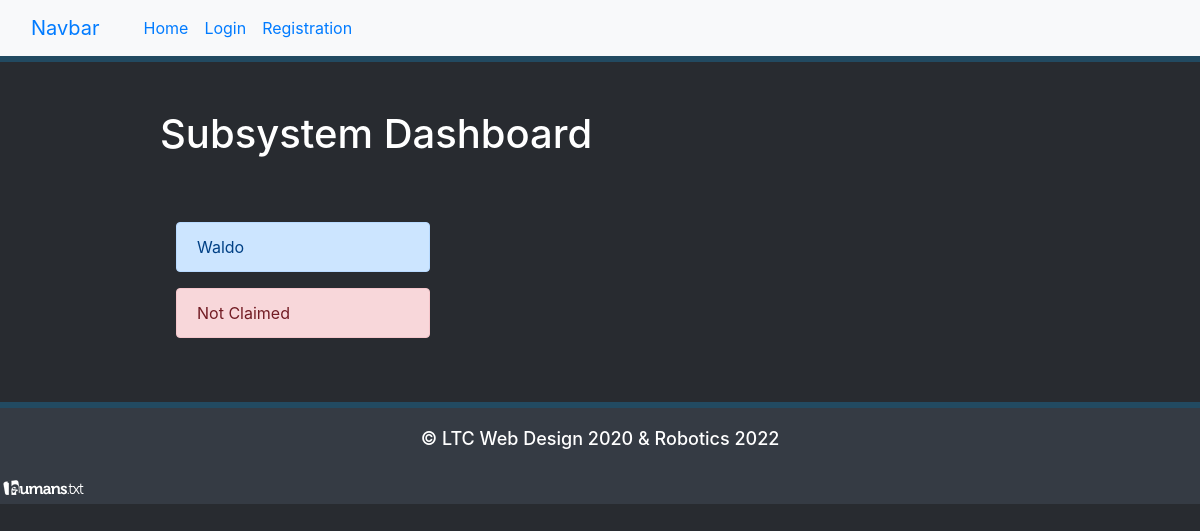
The page /report/dashboard on the database as committed earlier.
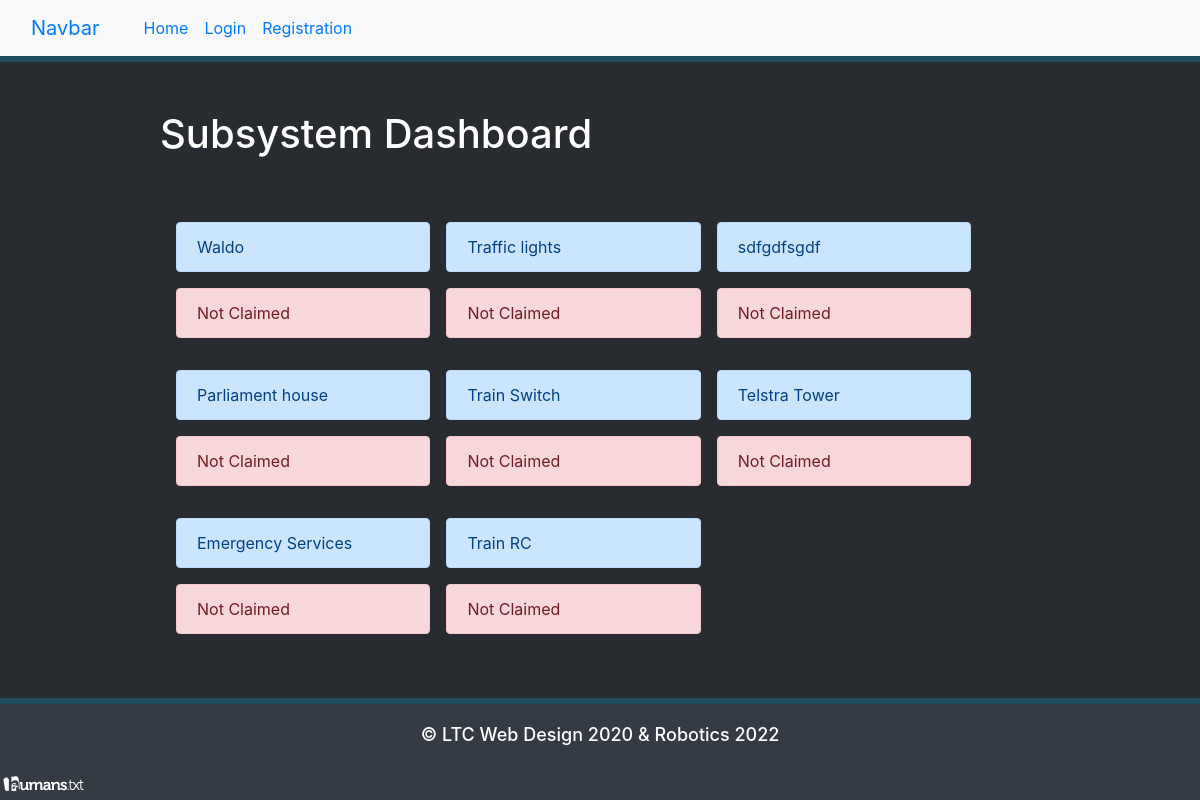
The same page on the database as committed later.
### models.py (models this page shows, shortened)
class CTFSubSystems(db.Model):
    subsystemid = db.Column(db.Integer, primary_key=True)
    title = db.Column(db.String(64), index=True, unique=True)
    description = db.Column(db.String(256), index=True, unique=True)
    Owner = db.Column(db.String(64), index=True, unique=False)
    score = db.Column(db.Integer, index=True, unique=False)
    status = db.Column(db.Boolean, index=True, unique=False)
    Code = db.Column(db.String(11), index=True, unique=True)
    ip_address = db.Column(db.String())
    challenge_text = db.Column(db.String())
    active=db.Column(db.Boolean)

### bp_game_management.py (the view)
@game_management_blueprint.route('/report/dashboard')
def dashboard():
    subsystems = text('select title, Owner, Status from ctf_sub_systems')
    result = db.engine.execute(subsystems)
    subsystem_list = []
    for row in result:
        subsystem_list.append(row)
    return render_template('dashboard.html', Title='Subsystem Dashboard', user=current_user, subsystems=subsystem_list)

### templates/dashboard.html (shortened to what this page needs)
{% extends 'base.html' %}
{% block header %}
    <link rel="stylesheet" href="/static/css/dashboard.css">
    <h1>{{ Title }}</h1>
{% endblock %}
{% block content %}
    <div class="grid-container">
        {% for module in subsystems %}
            <span>
            <div class="alert alert-primary"> {{ module[0] }}</div>
                {% if module[2] == None %}
                    <div class="alert alert-danger">Not Claimed</div>
                {% else %}
                    <div class="alert alert-success">Claimed by {{ module[1] }}</div>
                {% endif %}
            </span>
        {% endfor %}
    </div>
{% endblock %}

### templates/base.html (shortened to what this page needs)
<!DOCTYPE html>
<html lang="en">
<head>
    <link rel="stylesheet" href="/static/css/bootstrap.css">
</head>
<body style="background-color: #282b30">
<nav class="navbar navbar-expand-lg bg-light">
    <div class="container-fluid">
        <a class="navbar-brand" href="#">Navbar</a>
        <div class="collapse navbar-collapse" id="navbarNavDropdown">
            <ul class="navbar-nav">
                <li class="nav-item" style="padding-left: 20px"><a class="nav-link" href="/">Home <span class="sr-only">(current)</span></a>
                </li>
                {% if user.is_anonymous %}
                    <li class="nav-item"><a class="nav-link" href="/login">Login</a></li>
                    <li class="nav-item"><a class="nav-link" href="/registerUser">Registration</a></li>
                {% endif %}
            </ul>
        </div>
</nav>
<h1 style="border-top: #224a61 6px solid"></h1>
<section class="content" style="padding-left: 10em; padding-bottom: 2em;padding-right: 10em">
    <header>
        {% block header %}{% endblock %}
    </header>
    {% block content %}{% endblock %}
</section>
<footer style="padding-top: 20px; background-color: #353b44; border-top: 6px solid #224a61;">
    <h2 style="padding-bottom: 15px; text-align: center; font-size: 18px; color: white"> © LTC Web Design 2020 &
        Robotics 2022 </h2>
    <a href="/humans.txt"><img src="/static/humans.png" alt="HumansTXT Logo"></a>
</footer>
</body>
</html>

### static/css/dashboard.css (style rules this page uses)
.grid-container { display: grid; grid-template-columns: 30% 30% 30%; grid-gap: 1em; padding: 1em; }

### templates/base.html (style rules this page uses)
h1 { padding-bottom: 40px; color: white; }
header { font-size: 18px; color: white; }

Rows that differ between the two databases and show on the page:
added CTFSubSystems: title "Traffic lights"
added CTFSubSystems: title "sdfgdfsgdf"
added CTFSubSystems: title "Parliament house"
added CTFSubSystems: title "Train Switch"
added CTFSubSystems: title "Telstra Tower"
added CTFSubSystems: title "Emergency Services"
added CTFSubSystems: title "Train RC"
